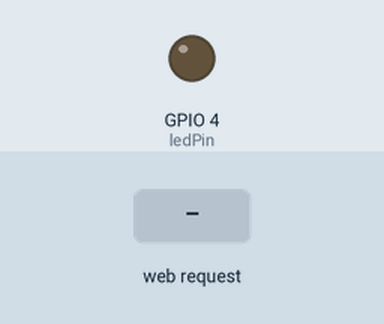
Simulated run of this sketch. Board: ESP32. Shown: output pins drawn as LEDs (lit = HIGH). The test bench sets the inputs (shaded band). WiFi joins after 1.5 s; servers stay silent unless stated; what the sketch prints to the serial monitor is not drawn.

Above: at 2.7 s.
2.8 s: HTTP request GET /led/on received
At 3.1 s:
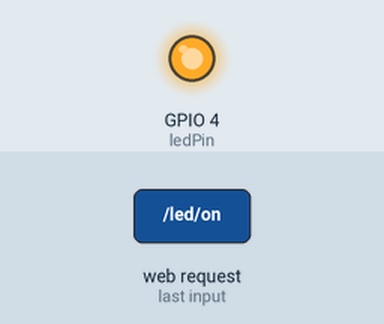
4.3 s: HTTP request GET /led/off received
At 5.4 s:
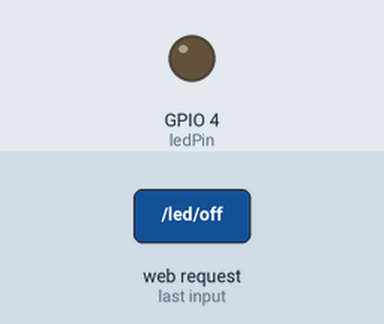
Timing chart, 0 to 7.3 s (numbered marks = the images above; inputs shaded):
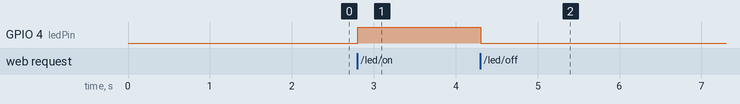

Measured:
- after the input at 2.8 s, GPIO 4 (ledPin): LOW → HIGH at once
- after the input at 4.3 s, GPIO 4 (ledPin): HIGH → LOW at once

The sketch:

ESP32_Hotspot_LED.ino
```cpp
#include <WiFi.h>

// 1. PUT YOUR PHONE'S HOTSPOT DETAILS HERE
const char* ssid     = "12345678";
const char* password = "12345678";

// Configured to Pin D4 as requested
const int ledPin = 4;

WiFiServer server(80);
String header;

void setup() {
  Serial.begin(115200);

  // Initialize Pin D4 as an output
  pinMode(ledPin, OUTPUT);
  digitalWrite(ledPin, LOW);

  Serial.print("Connecting to Hotspot: ");
  Serial.println(ssid);
  WiFi.begin(ssid, password);

  while (WiFi.status() != WL_CONNECTED) {
    delay(500);
    Serial.print(".");
  }

  Serial.println("");
  Serial.println("Connected to phone hotspot!");
  Serial.println("Type this IP address into your phone's browser:");
  Serial.println(WiFi.localIP());
  server.begin();
}

void loop(){
  WiFiClient client = server.available();
  if (client) {
    String currentLine = "";
    while (client.connected()) {
      if (client.available()) {
        char c = client.read();
        header += c;
        if (c == '\n') {
          if (currentLine.length() == 0) {
            client.println("HTTP/1.1 200 OK");
            client.println("Content-type:text/html");
            client.println("Connection: close");
            client.println();

            // Check if phone clicked ON or OFF
            if (header.indexOf("GET /led/on") >= 0) {
              digitalWrite(ledPin, HIGH); // Turns D4 High (On)
            } else if (header.indexOf("GET /led/off") >= 0) {
              digitalWrite(ledPin, LOW);  // Turns D4 Low (Off)
            }

            // Clear header immediately after checking commands to prevent memory crash
            header = "";

            // Simple Interface Webpage
            client.println("<!DOCTYPE html><html>");
            client.println("<head><meta name='viewport' content='width=device-width, initial-scale=1'>");
            client.println("<style>html { font-family: Arial; text-align: center; background-color: #121212; color: white;}");
            client.println(".btn { display: inline-block; padding: 20px 40px; font-size: 24px; font-weight: bold;");
            client.println("text-decoration: none; margin: 15px; border-radius: 10px; color: white; border: none; cursor: pointer;}");
            client.println(".on-btn { background-color: #2ecc71; } .off-btn { background-color: #e74c3c; }</style></head>");

            client.println("<body><h1>ESP32 Hotspot Control</h1>");
            client.println("<p>Control Pin D4 LED:</p>");
            client.println("<p><a href='/led/on'><button class='btn on-btn'>TURN ON</button></a></p>");
            client.println("<p><a href='/led/off'><button class='btn off-btn'>TURN OFF</button></a></p>");
            client.println("</body></html>");

            client.println();
            break;
          } else {
            currentLine = "";
          }
        } else if (c != '\r') {
          currentLine += c;
        }
      }
    }
    client.stop();
  }
}
```
